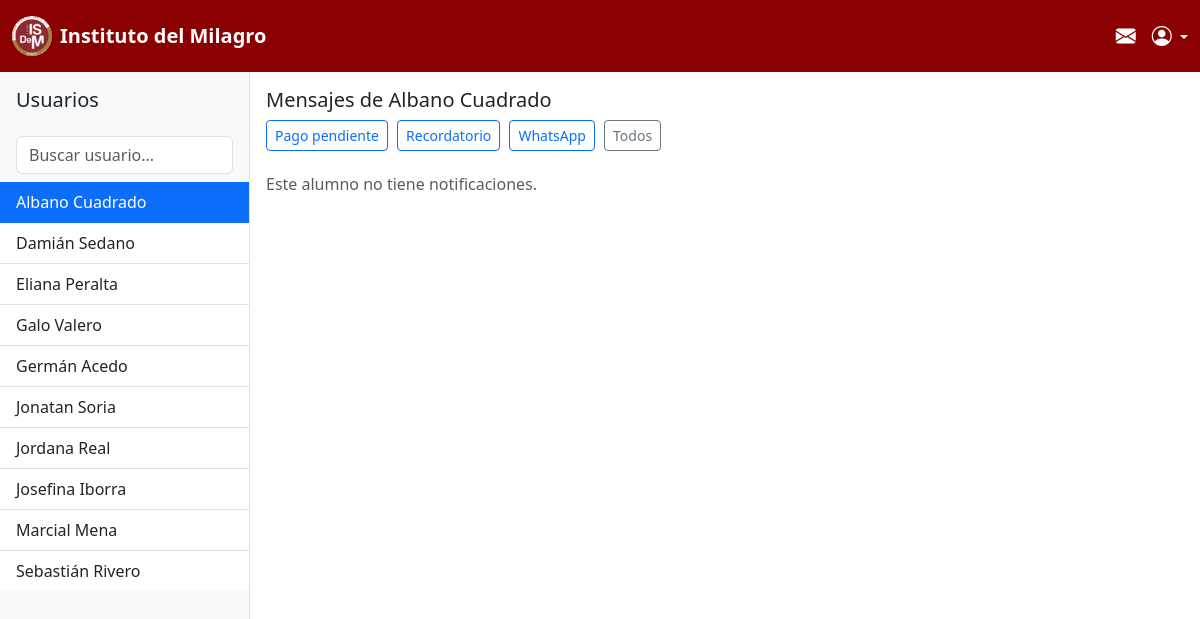
The page /panel/ on the database as committed earlier.
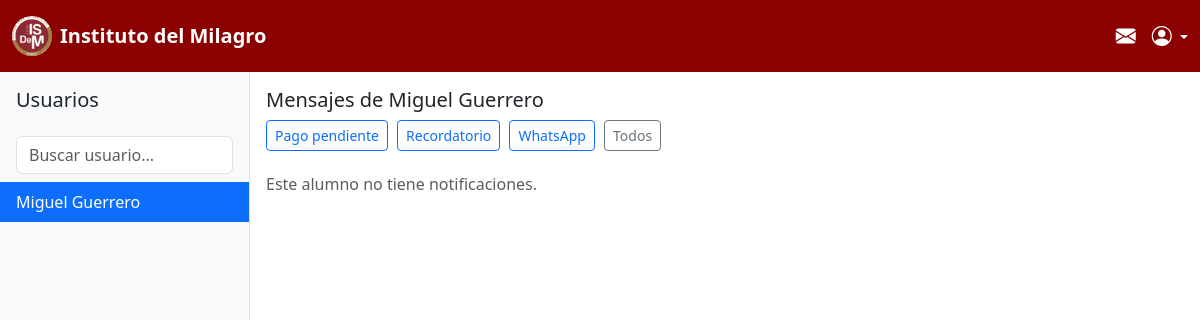
The same page on the database as committed later.
### mensajes/models.py (models this page shows)
class PerfilAlumno(models.Model):
    user = models.OneToOneField(User, on_delete=models.CASCADE)
    dni = models.CharField(max_length=20, unique=True)
    telefono = models.CharField(max_length=20, blank=True, null=True)
    direccion = models.CharField(max_length=200, blank=True, null=True)
    carrera = models.ForeignKey(Carrera, on_delete=models.SET_NULL, blank=True, null=True)
    estado_documentacion = models.BooleanField(default=True)  # True = completa, False = faltante
    estado_pago = models.BooleanField(default=True)  # True = al día, False = pendiente
    def __str__(self):
        return f"{self.user.first_name} {self.user.last_name}"

### mensajes/views.py (the view)
# urls.py: path('panel/', views.panel_admin, name='panel_admin'),
def panel_admin(request):
    alumnos = PerfilAlumno.objects.filter(user__is_staff=False).order_by('user__first_name')
    print(alumnos)
    alumno_seleccionado = alumnos.first() if alumnos.exists() else None
    notificaciones = []
    if alumno_seleccionado:
        notificaciones = Notificacion.objects.filter(alumnos=alumno_seleccionado).order_by('-fecha_envio')
    context = {
        'alumnos': alumnos,
        'alumno_seleccionado': alumno_seleccionado,
        'notificaciones': notificaciones,
    }
    return render(request, 'mensajes/panel_admin.html', context)

### mensajes/templates/mensajes/panel_admin.html (shortened to what this page needs)
<!DOCTYPE html>
<html lang="es">
<head>
    <link href="https://cdn.jsdelivr.net/npm/bootstrap@5.3.1/dist/css/bootstrap.min.css" rel="stylesheet">
</head>
<body>
    {% include "mensajes/navbar.html" %}
<div class="d-flex vh-100">
    <div class="sidebar bg-light border-end" style="width: 250px; overflow-y: auto;">
        <h5 class="p-3">Usuarios</h5>
        <div class="px-3 pb-2">
            <input type="text" id="searchUser" class="form-control" placeholder="Buscar usuario...">
        </div>
       <ul id="alumnosList" class="list-group list-group-flush">
        {% for alumno in alumnos %}
            <li class="list-group-item {% if alumno == alumno_seleccionado %}active{% endif %}"
                data-alumno-id="{{ alumno.id }}">
                {{ alumno.user.first_name }} {{ alumno.user.last_name }}
            </li>
        {% endfor %}
    </ul>
    </div>
    <div class="chat-area d-flex flex-column flex-grow-1">
        <div class="messages flex-grow-1 p-3" style="overflow-y: auto;">
            {% if alumno_seleccionado %}
                <h5>Mensajes de {{ alumno_seleccionado.user.first_name }} {{ alumno_seleccionado.user.last_name }}</h5>
                <div id="filtros" class="mb-3">
                    <button class="btn btn-sm btn-outline-primary filtro-btn" data-tipo="Pago pendiente">Pago pendiente</button>
                    <button class="btn btn-sm btn-outline-primary filtro-btn" data-tipo="Recordatorio">Recordatorio</button>
                    <button class="btn btn-sm btn-outline-primary filtro-btn" data-tipo="WhatsApp">WhatsApp</button>
                    <button class="btn btn-sm btn-outline-secondary filtro-btn" data-tipo="Todos">Todos</button>
                </div>
                {% if notificaciones %}
                    {% for notificacion in notificaciones %}
                        <div class="message border rounded p-2 mb-2" data-tipo="{{ notificacion.tipo.nombre_tipo }}">
                            <strong>{{ notificacion.tipo.nombre_tipo }}</strong>
                            <span class="text-muted float-end">{{ notificacion.fecha_envio|date:"d/m/Y H:i" }}</span>
                            <p>{{ notificacion.mensaje }}</p>
                        </div>
                    {% endfor %}
                {% else %}
                    <p class="text-muted">Este alumno no tiene notificaciones.</p>
                {% endif %}
            {% else %}
                <p class="text-muted">No hay alumnos registrados.</p>
            {% endif %}
        </div>
    </div>
</div>
 <link href="https://cdn.jsdelivr.net/npm/bootstrap@5.3.3/dist/css/bootstrap.min.css" rel="stylesheet">
    <link rel="stylesheet" href="https://cdn.jsdelivr.net/npm/bootstrap-icons@1.11.3/font/bootstrap-icons.min.css">
</body>
</html>

### mensajes/templates/mensajes/navbar.html (shortened to what this page needs)
{% load static %}
<nav class="navbar navbar-expand-lg" style="background-color: #8B0000;">
    <div class="container-fluid">
        <a class="navbar-brand d-flex align-items-center" href="#">
            <img src='{% static "descarga.png" %}' alt="Logo" width="40" height="40" style="border-radius: 50%;">
            <span class="navbar-text fw-bold fs-5 ms-2" style="color: white;">
                Instituto del Milagro
            </span>
        </a>
        <a href="{% url 'mensajes' %}" class="nav-link position-relative me-3">
            <i class="bi bi-envelope-fill fs-5" style="color: white;"></i>
        </a>
        <div class="dropdown">
            <a class="nav-link dropdown-toggle" style="color: white;" href="#" role="button" id="perfilDropdown" data-bs-toggle="dropdown" aria-expanded="false">
                <i class="bi bi-person-circle fs-5" style="color: white;"></i>
            </a>
        </div>
    </div>
</nav>

### mensajes/templates/mensajes/panel_admin.html (style rules this page uses)
body { height: 100vh; }
.sidebar { width: 250px; height: 100%; overflow-y: auto; border-right: 1px solid #ddd; }
.chat-area { flex: 1; display: flex; flex-direction: column; height: 100%; }
.messages { flex: 1; overflow-y: auto; padding: 15px; }
.filtro-btn { margin-right: 5px; margin-bottom: 5px; }

Rows that differ between the two databases and show on the page:
removed PerfilAlumno: user.first_name "Albano", user.last_name "Cuadrado"
removed PerfilAlumno: user.first_name "Damián", user.last_name "Sedano"
removed PerfilAlumno: user.first_name "Galo", user.last_name "Valero"
removed PerfilAlumno: user.first_name "Germán", user.last_name "Acedo"
removed PerfilAlumno: user.first_name "Jonatan", user.last_name "Soria"
removed PerfilAlumno: user.first_name "Jordana", user.last_name "Real"
removed PerfilAlumno: user.first_name "Josefina", user.last_name "Iborra"
removed PerfilAlumno: user.first_name "Marcial", user.last_name "Mena"
removed PerfilAlumno: user.first_name "Sebastián", user.last_name "Rivero"
changed PerfilAlumno: user.first_name "Eliana" → "Miguel"; user.last_name "Peralta" → "Guerrero"
Other text that changed with them:
{{ alumno_seleccionado.user.first_name }}: "Albano" → "Miguel"
{{ alumno_seleccionado.user.last_name }}: "Cuadrado" → "Guerrero"
